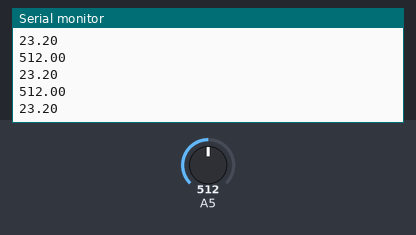
Bench run of a sketch on a simulated Arduino Uno, built with avr-gcc and run on an emulated ATmega328P. Parts: the last lines printed to the serial monitor. Inputs (shaded band) come from the test bench; at power-on: A5 = 512.

Above: at 11.2 s.
11.3 s: A5 set to 716
At 11.43 s:
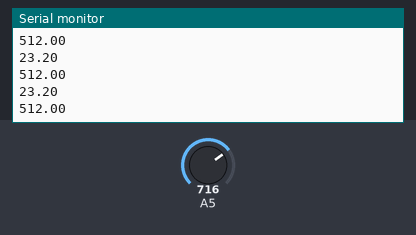
12.8 s: A5 set to 900
At 12.93 s:
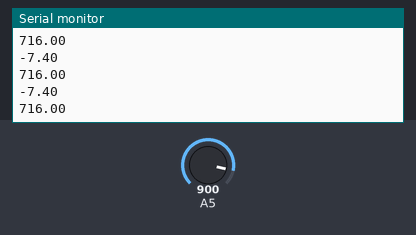
Timing chart, 0 to 15.8 s (numbered marks = the images above; inputs shaded):
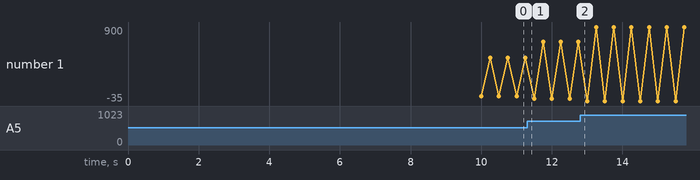

The sketch:

HS1101LF.ino
```cpp
void setup() {
  // put your setup code here, to run once:
  Serial.begin(9600);
  delay(10000); // 10 second delay before data transfer starts
}

void loop() {
  float value = analogRead(A5);
  float humidity=-0.15*value+100.0;
  String volt_h=String (value);
  String hum= String(humidity);
  Serial.println(hum);
  delay(250); //quarter second delay between each data point
  Serial.println(volt_h);
  delay(250);

}
```

Measured:
- plotted number 1: 512 → 716 after the input at 11.3 s, 716 → 900 after the input at 12.8 s
